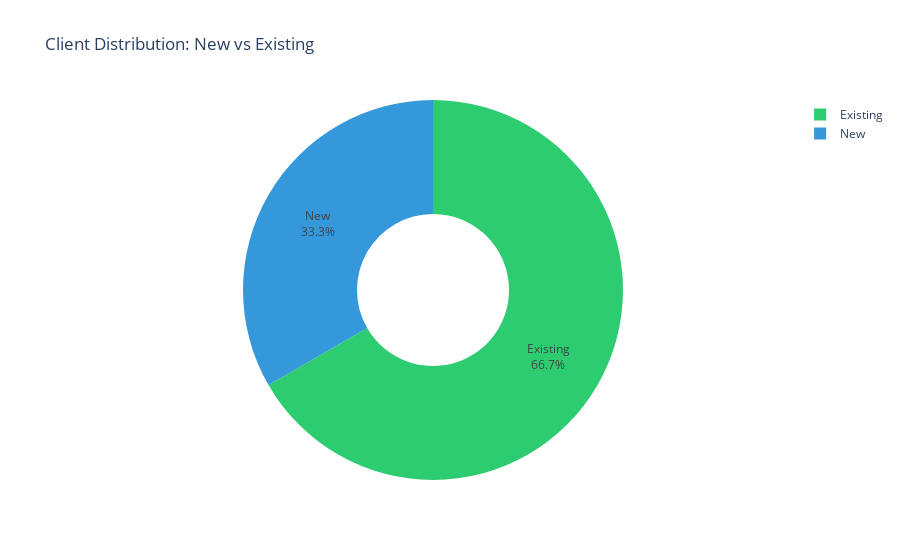

Notebook source saved alongside this figure:
### Code cell
# Chart 3: New vs Existing Clients
if len(all_clients_df) > 0:
    client_types = all_clients_df.groupby("is_new_client").size().reset_index(name="count")
    client_types["type"] = client_types["is_new_client"].map({1: "New", 0: "Existing"})
    
    fig = px.pie(
        client_types,
        values="count",
        names="type",
        title="Client Distribution: New vs Existing",
        color_discrete_sequence=["#2ecc71", "#3498db"],
        hole=0.4
    )
    fig.update_traces(textposition="inside", textinfo="percent+label")
    fig.show()

### Figure 1 — Plotly figure (JSON) as saved in the notebook; plotly's stock layout.template omitted (floating-point values rounded to 4 significant figures)
{"data": [{"domain": {"x": [0, 1], "y": [0, 1]}, "hole": 0.4, "hovertemplate": "type=%{label}<br>count=%{value}<extra></extra>", "labels": ["Existing", "New"], "legendgroup": "", "name": "", "showlegend": true, "textinfo": "percent+label", "textposition": "inside", "type": "pie", "values": [22, 11]}], "layout": {"legend": {"tracegroupgap": 0}, "piecolorway": ["#2ecc71", "#3498db"], "title": {"text": "Client Distribution: New vs Existing"}}}
